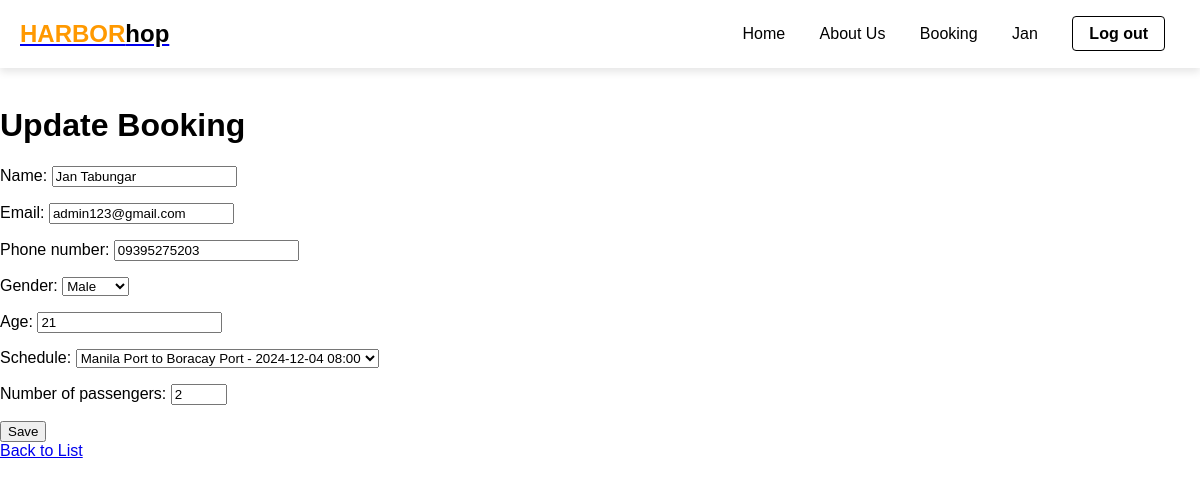
The page /update/5/ (signed in) on the database as committed earlier.
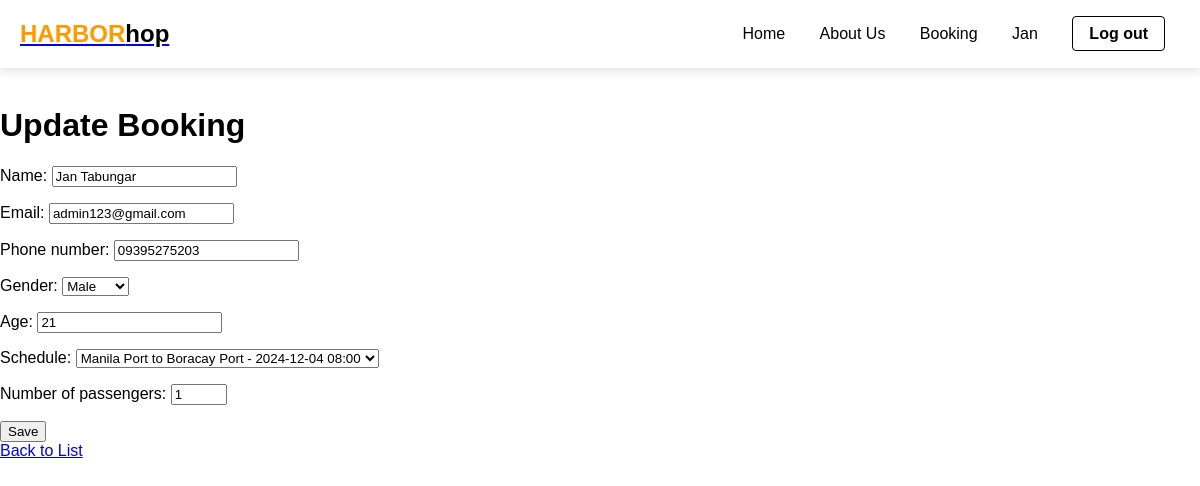
The same page on the database as committed later.
### HarborHop/models.py (models this page shows, shortened)
class Booking(models.Model):
    GENDER_CHOICES = [
        ('M', 'Male'),
        ('F', 'Female'),
        ('O', 'Other')
    ]
    STATUS_CHOICES = [
        ('PENDING', 'Pending'),
        ('CONFIRMED', 'Confirmed'),
        ('CANCELLED', 'Cancelled'),
        ('COMPLETED', 'Completed')
    ]
    name = models.CharField(max_length=100)
    email = models.EmailField()
    phone_number = models.CharField(max_length=15)
    gender = models.CharField(max_length=1, choices=GENDER_CHOICES)
    age = models.PositiveIntegerField(validators=[MinValueValidator(0)])
    schedule = models.ForeignKey(Schedule, on_delete=models.PROTECT)
    booking_reference = models.CharField(max_length=10, unique=True)
    number_of_passengers = models.PositiveIntegerField(validators=[MinValueValidator(1)])
    status = models.CharField(max_length=10, choices=STATUS_CHOICES, default='PENDING')
    package_type = models.CharField(max_length=100)
    base_price = models.DecimalField(max_digits=10, decimal_places=2)
    base_fare = models.DecimalField(max_digits=10, decimal_places=2)
    taxes = models.DecimalField(max_digits=10, decimal_places=2)
    total_amount = models.DecimalField(max_digits=10, decimal_places=2)
    created_at = models.DateTimeField(auto_now_add=True)
    updated_at = models.DateTimeField(auto_now=True)
    class Meta:
        ordering = ['-created_at']

class Port(models.Model):
    name = models.CharField(max_length=100, unique=True)
    capacity = models.PositiveIntegerField()
    is_active = models.BooleanField(default=True)
    def __str__(self):
        return self.name

### HarborHop/views.py (the view)
# urls.py: path('update/<int:pk>/', booking_update, name='booking_update'),
@login_required
def booking_update(request, pk):
    booking = get_object_or_404(Booking, pk=pk)
    if request.method == 'POST':
        form = BookingForm(request.POST, instance=booking)
        if form.is_valid():
            form.save()
            return redirect('booking_list')
    else:
        form = BookingForm(instance=booking)
    return render(request, 'HarborHop/booking_update.html', {'form': form})

### HarborHop/forms.py (shortened to what this page needs)
class BookingForm(forms.ModelForm):
    class Meta:
        model = Booking
        fields = [
            'name',
            'email',
            'phone_number',
            'gender',
            'age',
            'schedule',
            'number_of_passengers'
        ]
        widgets = {
            'name': forms.TextInput(attrs={'class': 'form-control'}),
            'email': forms.EmailInput(attrs={'class': 'form-control'}),
            'phone_number': forms.TextInput(attrs={'class': 'form-control'}),
            'gender': forms.Select(attrs={'class': 'form-control'}),
            'age': forms.NumberInput(attrs={'class': 'form-control'}),
            'schedule': forms.Select(attrs={'class': 'form-control'}),
            'number_of_passengers': forms.NumberInput(attrs={
                'class': 'form-control',
                'min': '1',
                'max': '10'
            })
        }

### HarborHop/models.py (called while the page is built)
    def __str__(self):
        return f"{self.departure_port} to {self.arrival_port}"

    def __str__(self):
        return f"{self.route} - {self.departure_time.strftime('%Y-%m-%d %H:%M')}"

### HarborHop/templates/HarborHop/booking_update.html (shortened to what this page needs)
{% extends 'HarborHop/header.html' %}
{% load static %}
{% block content %}
<h1>Update Booking</h1>
    <form method="post">
        {{ form.as_p }}
        <button type="submit">Save</button>
    </form>
    <a href="{% url 'booking_list' %}">Back to List</a>
{% endblock %}

Rows that differ between the two databases and show on the page:
changed Booking "admin123@gmail.com": number_of_passengers "2" → "1"
